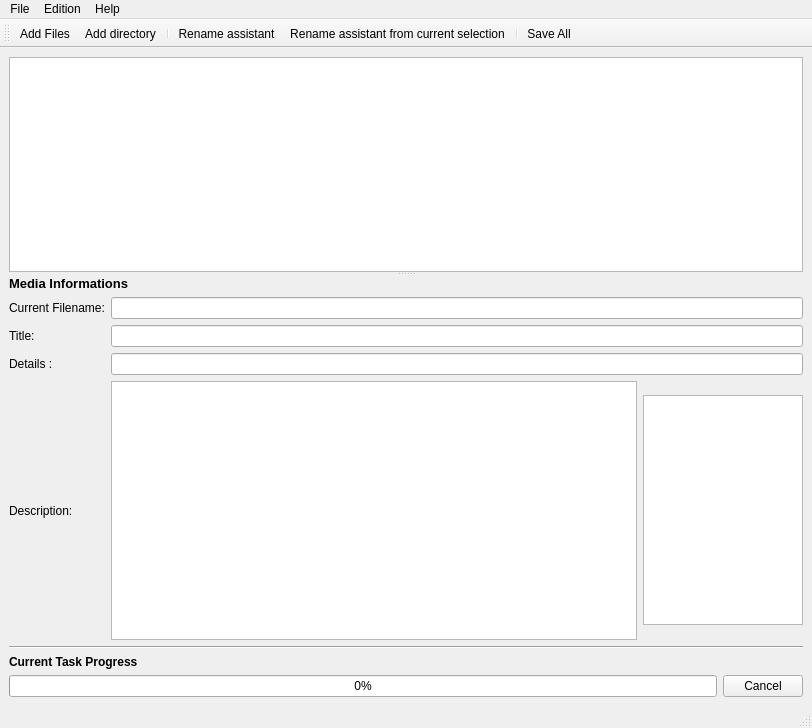
<?xml version="1.0" encoding="UTF-8"?>
<ui version="4.0">
 <class>MainWindow</class>
 <widget class="QMainWindow" name="MainWindow">
  <property name="enabled">
   <bool>true</bool>
  </property>
  <property name="geometry">
   <rect>
    <x>0</x>
    <y>0</y>
    <width>812</width>
    <height>728</height>
   </rect>
  </property>
  <property name="windowTitle">
   <string>Movie Collection Renamer</string>
  </property>
  <property name="statusTip">
   <string/>
  </property>
  <widget class="QWidget" name="centralwidget">
   <layout class="QHBoxLayout" name="horizontalLayout">
    <item>
     <widget class="QSplitter" name="splitter">
      <property name="sizePolicy">
       <sizepolicy hsizetype="Expanding" vsizetype="Expanding">
        <horstretch>0</horstretch>
        <verstretch>0</verstretch>
       </sizepolicy>
      </property>
      <property name="minimumSize">
       <size>
        <width>0</width>
        <height>0</height>
       </size>
      </property>
      <property name="orientation">
       <enum>Qt::Vertical</enum>
      </property>
      <property name="childrenCollapsible">
       <bool>false</bool>
      </property>
      <widget class="QWidget" name="verticalLayoutWidget_2">
       <layout class="QVBoxLayout" name="verticalLayout_7">
        <property name="topMargin">
         <number>0</number>
        </property>
        <item>
         <widget class="MRQListWidget" name="listView">
          <property name="sizePolicy">
           <sizepolicy hsizetype="Preferred" vsizetype="Preferred">
            <horstretch>0</horstretch>
            <verstretch>0</verstretch>
           </sizepolicy>
          </property>
          <property name="minimumSize">
           <size>
            <width>0</width>
            <height>200</height>
           </size>
          </property>
          <property name="dragEnabled">
           <bool>true</bool>
          </property>
          <property name="dragDropOverwriteMode">
           <bool>true</bool>
          </property>
          <property name="dragDropMode">
           <enum>QAbstractItemView::DropOnly</enum>
          </property>
          <property name="defaultDropAction">
           <enum>Qt::CopyAction</enum>
          </property>
          <property name="alternatingRowColors">
           <bool>true</bool>
          </property>
         </widget>
        </item>
       </layout>
      </widget>
      <widget class="QWidget" name="verticalLayoutWidget">
       <layout class="QVBoxLayout" name="verticalLayout_6">
        <property name="spacing">
         <number>6</number>
        </property>
        <property name="topMargin">
         <number>0</number>
        </property>
        <item>
         <widget class="QLabel" name="label_5">
          <property name="font">
           <font>
            <pointsize>10</pointsize>
            <weight>75</weight>
            <bold>true</bold>
           </font>
          </property>
          <property name="text">
           <string>Media Informations</string>
          </property>
         </widget>
        </item>
        <item>
         <layout class="QGridLayout" name="gridLayout">
          <item row="1" column="0">
           <widget class="QLabel" name="label">
            <property name="text">
             <string>Title:</string>
            </property>
           </widget>
          </item>
          <item row="2" column="0">
           <widget class="QLabel" name="label_3">
            <property name="text">
             <string>Details :</string>
            </property>
           </widget>
          </item>
          <item row="2" column="1">
           <widget class="QLineEdit" name="imdbLinkEdit">
            <property name="enabled">
             <bool>true</bool>
            </property>
            <property name="readOnly">
             <bool>true</bool>
            </property>
           </widget>
          </item>
          <item row="0" column="1">
           <widget class="QLineEdit" name="filenamEdit">
            <property name="enabled">
             <bool>true</bool>
            </property>
            <property name="readOnly">
             <bool>true</bool>
            </property>
           </widget>
          </item>
          <item row="3" column="0">
           <widget class="QLabel" name="label_2">
            <property name="text">
             <string>Description:</string>
            </property>
           </widget>
          </item>
          <item row="3" column="1">
           <layout class="QHBoxLayout" name="horizontalLayout_5">
            <item>
             <widget class="QTextBrowser" name="descriptionEdit">
              <property name="enabled">
               <bool>true</bool>
              </property>
              <property name="maximumSize">
               <size>
                <width>16777215</width>
                <height>16777215</height>
               </size>
              </property>
             </widget>
            </item>
            <item>
             <widget class="QGraphicsView" name="movieCoverView">
              <property name="minimumSize">
               <size>
                <width>160</width>
                <height>230</height>
               </size>
              </property>
              <property name="maximumSize">
               <size>
                <width>160</width>
                <height>230</height>
               </size>
              </property>
              <property name="verticalScrollBarPolicy">
               <enum>Qt::ScrollBarAlwaysOff</enum>
              </property>
              <property name="horizontalScrollBarPolicy">
               <enum>Qt::ScrollBarAlwaysOff</enum>
              </property>
             </widget>
            </item>
           </layout>
          </item>
          <item row="1" column="1">
           <widget class="QLineEdit" name="titleEdit">
            <property name="enabled">
             <bool>true</bool>
            </property>
            <property name="readOnly">
             <bool>true</bool>
            </property>
           </widget>
          </item>
          <item row="0" column="0">
           <widget class="QLabel" name="label_6">
            <property name="text">
             <string>Current Filename:</string>
            </property>
           </widget>
          </item>
         </layout>
        </item>
        <item>
         <layout class="QVBoxLayout" name="verticalLayout_8">
          <property name="topMargin">
           <number>0</number>
          </property>
          <item>
           <widget class="Line" name="line_2">
            <property name="orientation">
             <enum>Qt::Horizontal</enum>
            </property>
           </widget>
          </item>
          <item>
           <widget class="QLabel" name="label_7">
            <property name="font">
             <font>
              <weight>75</weight>
              <bold>true</bold>
             </font>
            </property>
            <property name="text">
             <string>Current Task Progress</string>
            </property>
           </widget>
          </item>
          <item>
           <layout class="QHBoxLayout" name="horizontalLayout_9">
            <item>
             <widget class="QProgressBar" name="progressBar">
              <property name="enabled">
               <bool>true</bool>
              </property>
              <property name="autoFillBackground">
               <bool>false</bool>
              </property>
              <property name="value">
               <number>0</number>
              </property>
              <property name="textVisible">
               <bool>true</bool>
              </property>
             </widget>
            </item>
            <item>
             <widget class="QPushButton" name="cancelJobButton">
              <property name="text">
               <string>Cancel</string>
              </property>
             </widget>
            </item>
           </layout>
          </item>
         </layout>
        </item>
       </layout>
      </widget>
     </widget>
    </item>
   </layout>
  </widget>
  <widget class="QMenuBar" name="menubar">
   <property name="geometry">
    <rect>
     <x>0</x>
     <y>0</y>
     <width>812</width>
     <height>23</height>
    </rect>
   </property>
   <widget class="QMenu" name="menuAide">
    <property name="tearOffEnabled">
     <bool>false</bool>
    </property>
    <property name="title">
     <string>Help</string>
    </property>
    <addaction name="actionAbout"/>
   </widget>
   <widget class="QMenu" name="menuFichier">
    <property name="title">
     <string>File</string>
    </property>
    <addaction name="actionImportAFile"/>
    <addaction name="actionImportADirectory"/>
    <addaction name="separator"/>
    <addaction name="actionQuit"/>
   </widget>
   <widget class="QMenu" name="menuEdition">
    <property name="title">
     <string>Edition</string>
    </property>
    <addaction name="actionSettings"/>
   </widget>
   <addaction name="menuFichier"/>
   <addaction name="menuEdition"/>
   <addaction name="menuAide"/>
  </widget>
  <widget class="QStatusBar" name="statusbar"/>
  <widget class="QToolBar" name="toolBar">
   <property name="windowTitle">
    <string>toolBar</string>
   </property>
   <property name="whatsThis">
    <string>Séléctionner des fichiers à ajouter.</string>
   </property>
   <attribute name="toolBarArea">
    <enum>TopToolBarArea</enum>
   </attribute>
   <attribute name="toolBarBreak">
    <bool>false</bool>
   </attribute>
   <addaction name="actionAddFiles"/>
   <addaction name="actionAddDirectory"/>
   <addaction name="separator"/>
   <addaction name="actionLaunchRenameAssistant"/>
   <addaction name="actionLaunchFromSelection"/>
   <addaction name="separator"/>
   <addaction name="actionSave"/>
  </widget>
  <action name="actionAddDirectory">
   <property name="text">
    <string>Add directory</string>
   </property>
  </action>
  <action name="actionSave">
   <property name="enabled">
    <bool>true</bool>
   </property>
   <property name="text">
    <string>Save All</string>
   </property>
  </action>
  <action name="actionLaunchRenameAssistant">
   <property name="enabled">
    <bool>true</bool>
   </property>
   <property name="text">
    <string>Rename assistant</string>
   </property>
  </action>
  <action name="actionQuit">
   <property name="text">
    <string>Quit</string>
   </property>
   <property name="shortcut">
    <string>Ctrl+Q</string>
   </property>
   <property name="menuRole">
    <enum>QAction::QuitRole</enum>
   </property>
  </action>
  <action name="actionAbout">
   <property name="text">
    <string>About</string>
   </property>
  </action>
  <action name="actionLaunchFromSelection">
   <property name="text">
    <string>Rename assistant from current selection</string>
   </property>
  </action>
  <action name="actionSettings">
   <property name="text">
    <string>Settings</string>
   </property>
  </action>
  <action name="actionImportAFile">
   <property name="text">
    <string>Import a file</string>
   </property>
  </action>
  <action name="actionImportADirectory">
   <property name="text">
    <string>Import a directory</string>
   </property>
  </action>
  <action name="actionAddFiles">
   <property name="text">
    <string>Add Files</string>
   </property>
   <property name="toolTip">
    <string>Add Files</string>
   </property>
  </action>
 </widget>
 <customwidgets>
  <customwidget>
   <class>MRQListWidget</class>
   <extends>QListWidget</extends>
   <header>mrqlistwidget</header>
  </customwidget>
 </customwidgets>
 <resources/>
 <connections/>
</ui>
